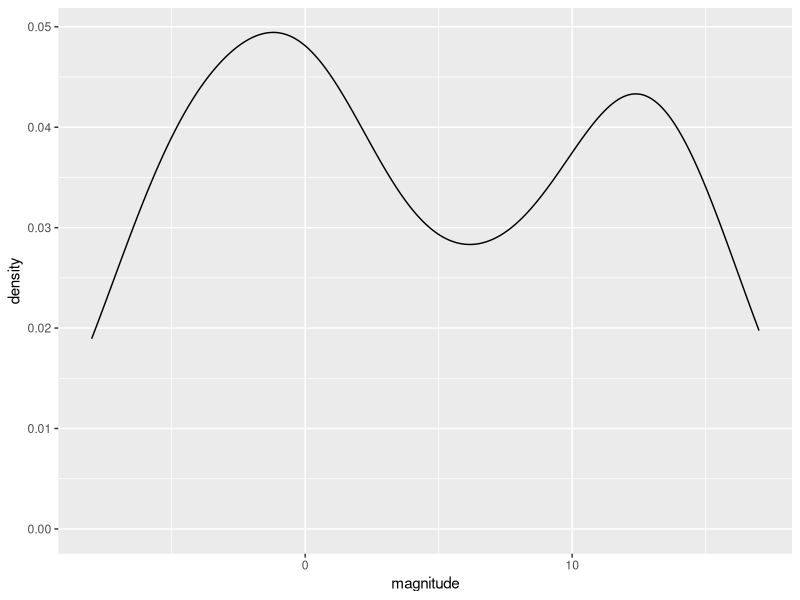
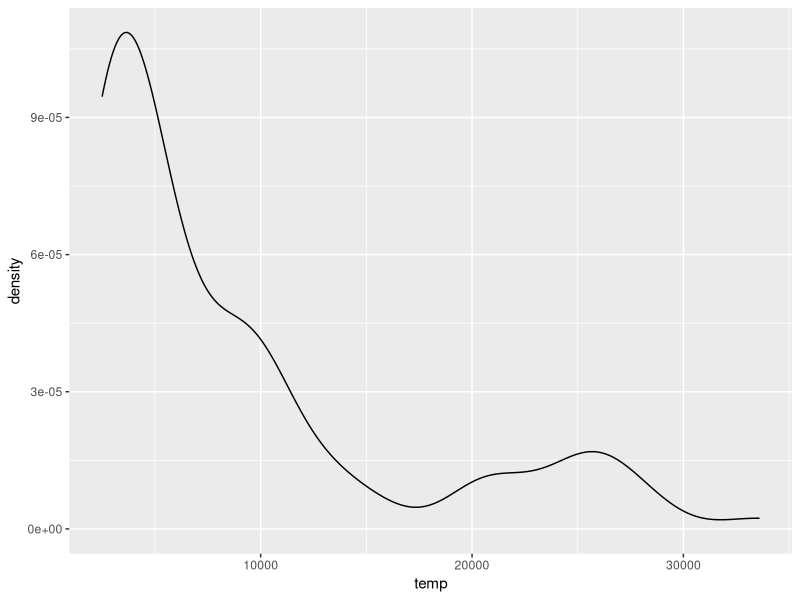
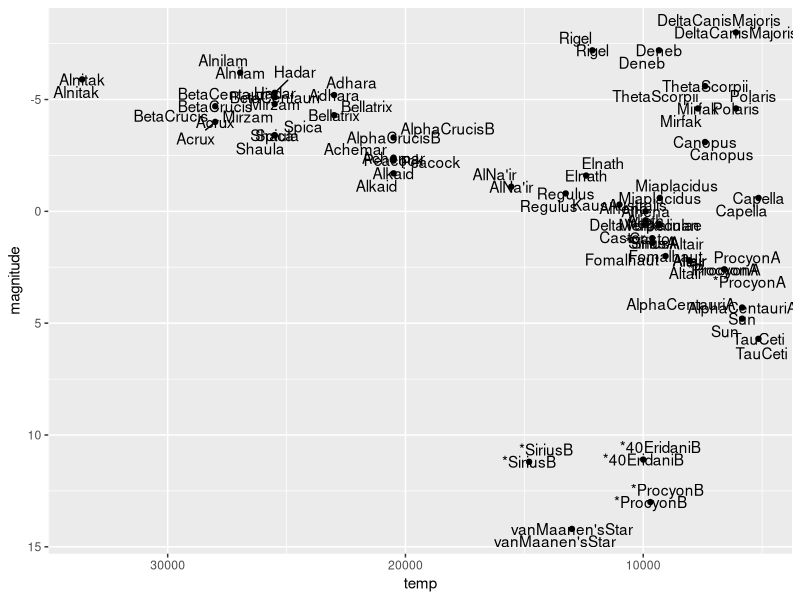
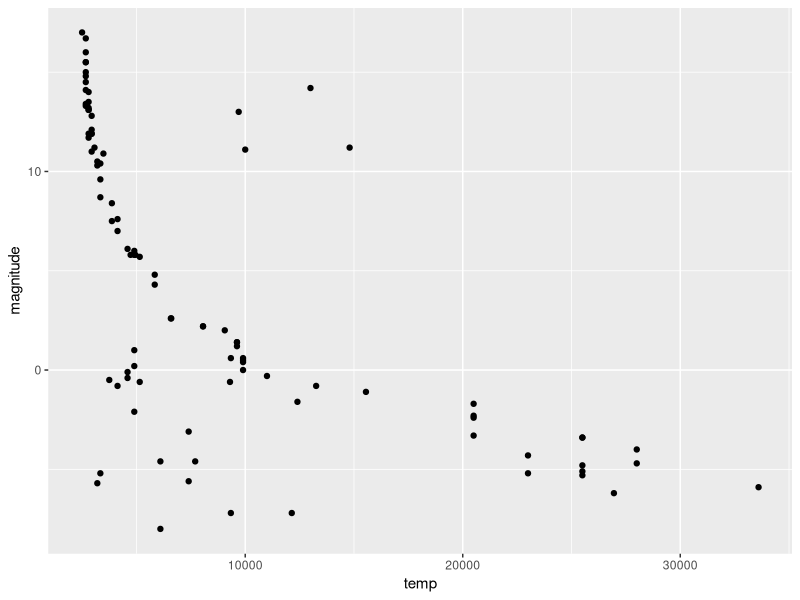
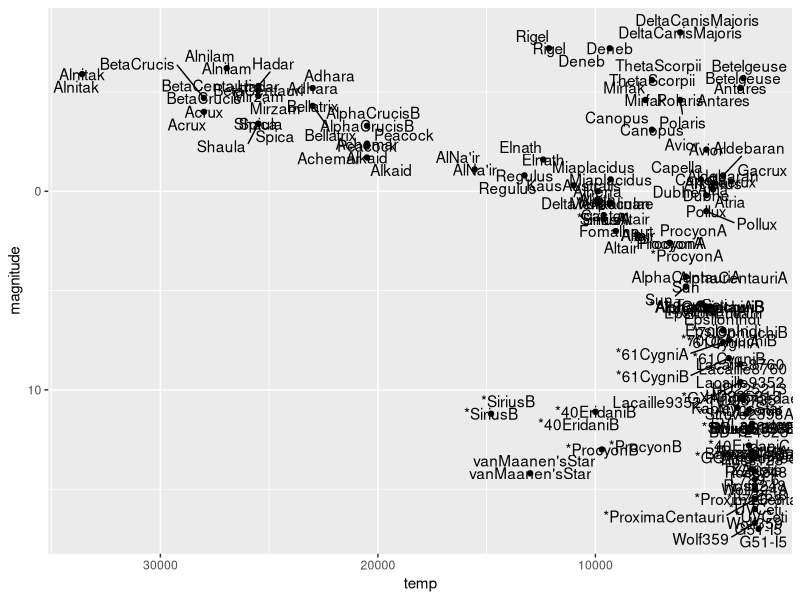
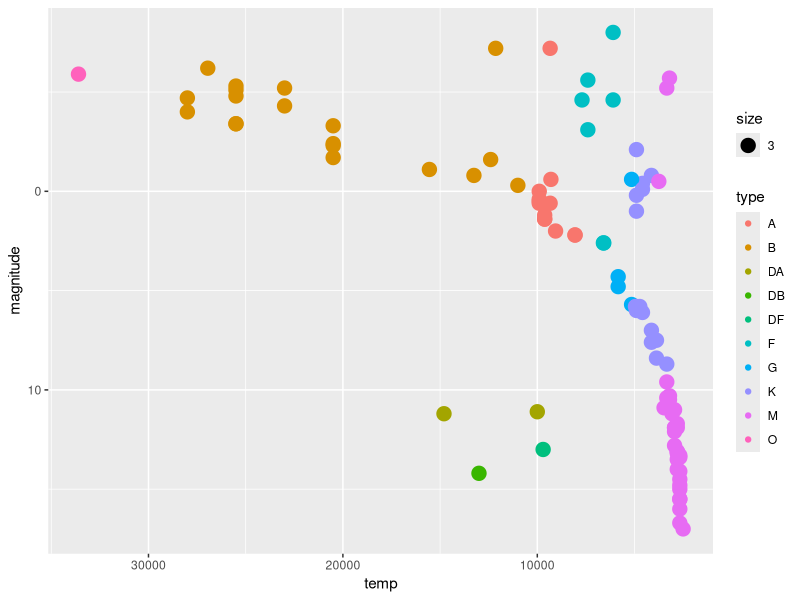

Reproduce these figures in R, in order.
## @rivas


library(tidyverse)
library(dslabs)
library(ggrepel)
data(stars)
options(digits = 3)

install.packages("dslabs")

mean(stars$magnitude)
sd(stars$magnitude)


stars %>% ggplot(aes(magnitude)) +
                    geom_density()

stars %>% ggplot(aes(temp)) +
          geom_density()

stars %>% filter(temp > 5000 ) %>% 
          ggplot(aes(x = temp, y = magnitude)) +
          scale_y_reverse() +
          scale_x_log10() +
          scale_x_reverse() +
          geom_point() +
          geom_text(aes(label = star), nudge_x = 1) +
          geom_text_repel(aes(label = star))


stars %>% ggplot(aes(x = temp, y = magnitude)) +
  geom_point()


stars %>% ggplot(aes(x = temp, y = magnitude)) +
  scale_y_reverse() +
  scale_x_log10() +
  scale_x_reverse() +
  geom_point() +
  geom_text(aes(label = star), nudge_x = 1) +
  geom_text_repel(aes(label = star))


stars %>% ggplot(aes(x = temp, y = magnitude, color = type, size = 3)) +
  scale_y_reverse() +
  scale_x_log10() +
  scale_x_reverse() +
  geom_point()
